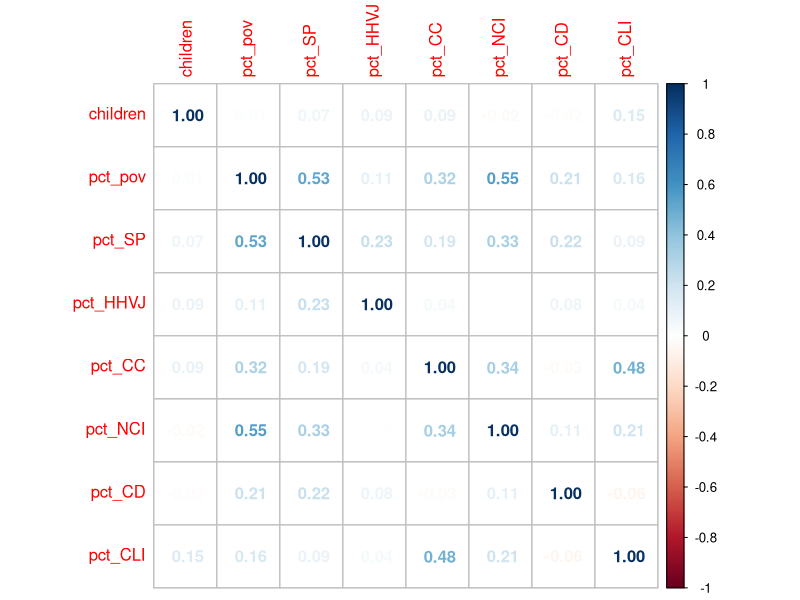
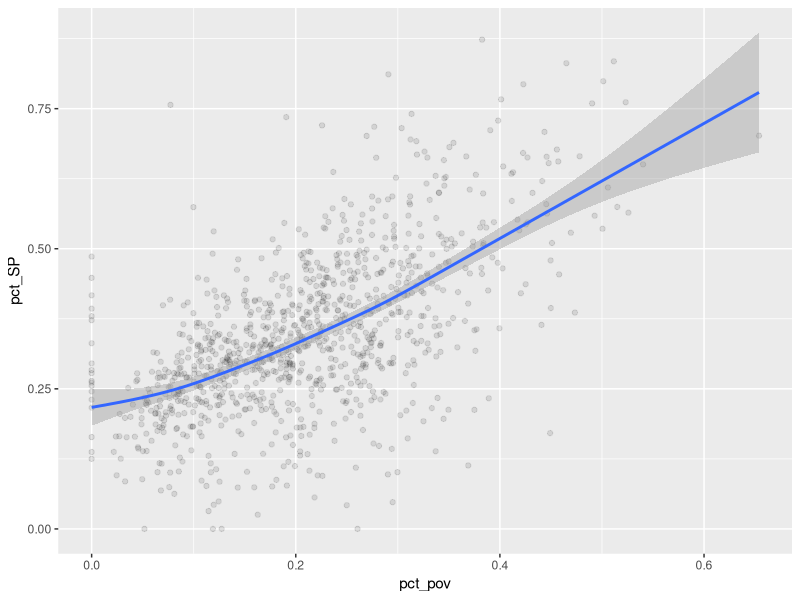
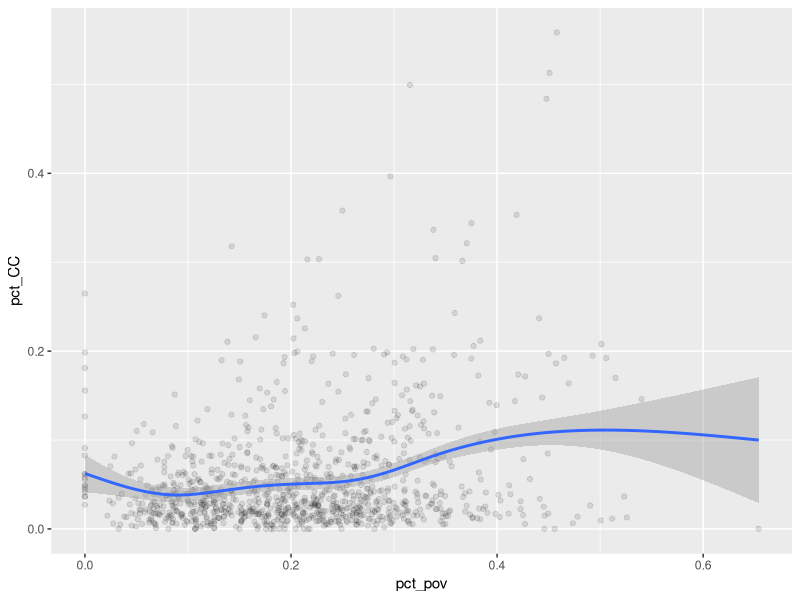
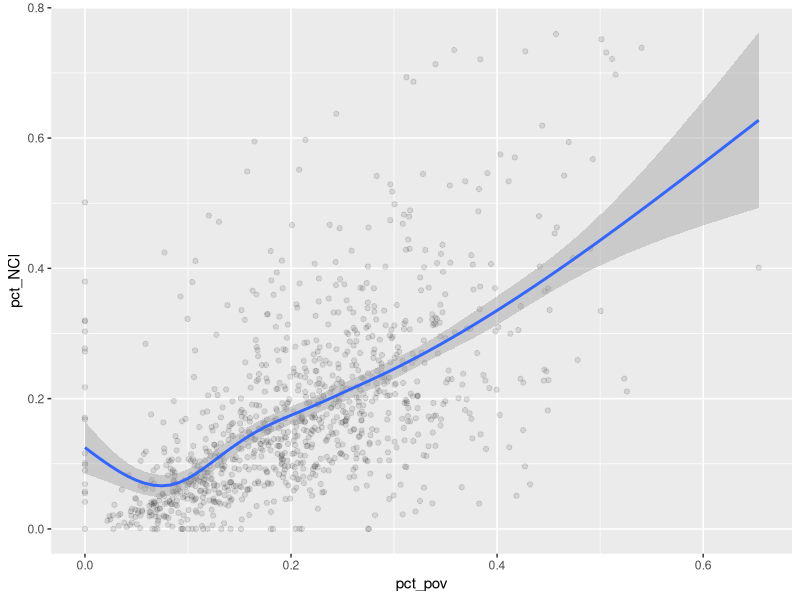
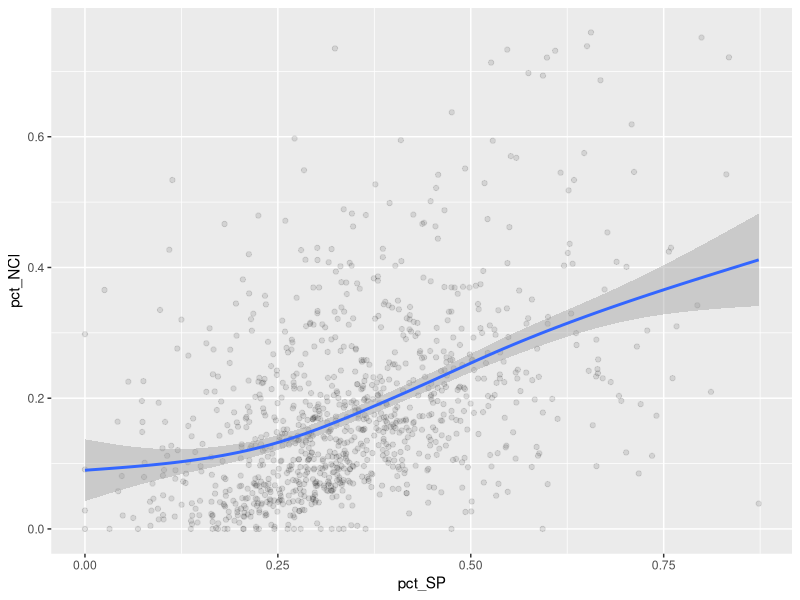
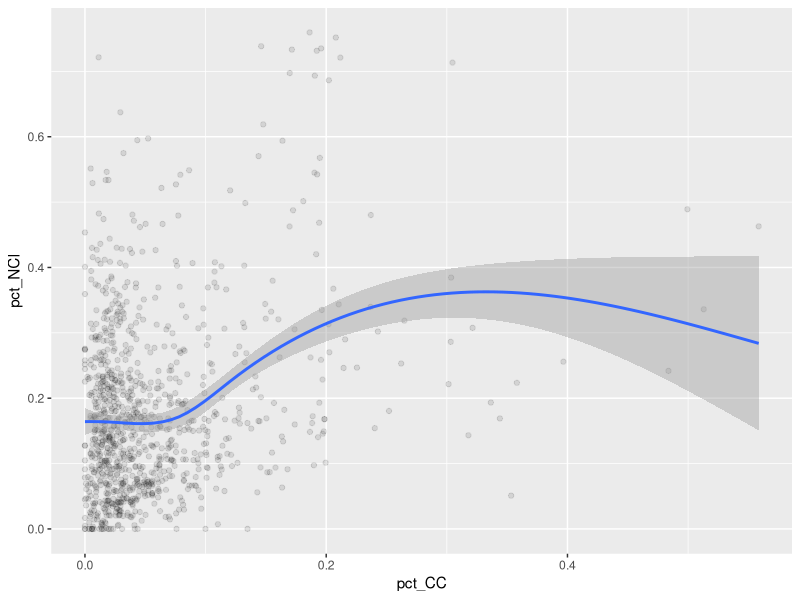
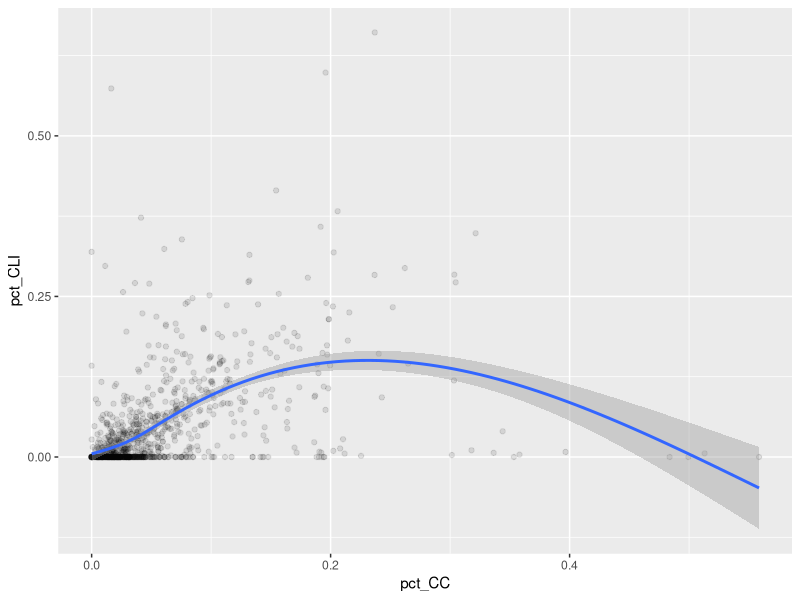
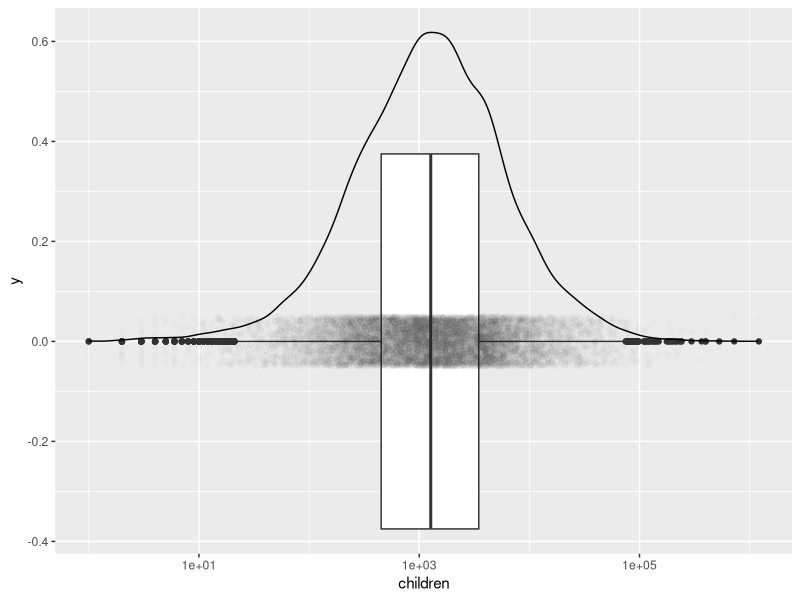

R code for these plots, in order:
## ---- chunk 1
knitr::opts_chunk$set(echo = TRUE)
## ---- chunk 2
library(tidyverse)
library(readxl)
library(corrplot)
## ---- chunk 3
district_data <- read_excel("NHGIS_District_data.xlsx")
## ---- chunk 4
names(district_data)
## ---- chunk 5
names_list <- c(
    "school_ID", 
    "state", 
    "dist",  # Geographic School District 
    "children", # Children 5-17 (SAIPE Estimate)
    "pct_pov", # % Poverty (SAIPE Estimate)
    "pct_SP", # % Single Parent Estimate
    "SP_MOE", # Single Parent Margin of Error
    "pct_HHVJ", # % HHs With Vulnerable Job Estimate
    "HHVJ_MOE", # Vulnerable Job Margin of Error
    "pct_CC", # % Crowded Conditions Estimate
    "CC_MOE", # HH With Crowded Conditions Margin of Error
    "pct_NCI", # % No Computer or Internet Estimate
    "nci_MOE", # No Computer or Internet Margin of Error
    "pct_CD", # % Children with Disability
    "CD_MOE", # Children with Disability Margin of Error
    "pct_CLI", # % Linguistically Isolated Children
    "CLI_MOE" # Linguistically Isolated Children Margin of Error
)
names(district_data) <- names_list
district_pcts <- district_data %>%
    select(-ends_with("MOE")) 
## ---- chunk 6
district_data %>% 
    is.na() %>% 
    colSums()
## ---- chunk 7
district_pcts[,4:ncol(district_pcts)] %>% 
    cor() %>%
    corrplot(method = "number")
## ---- chunk 8
district_data %>% 
    filter(pct_pov == 1) %>% 
    arrange(pct_pov) %>%
    select(state, dist, children, pct_pov)
## ---- chunk 9
district_filtered <- district_data %>%
    filter(children > 100)
nrow(district_data) - nrow(district_filtered)

ggplot(district_filtered[sample(1000),],
       aes(x = pct_pov, 
           y = pct_SP
       )) + 
    geom_point(alpha = 0.1) + 
    geom_smooth()

ggplot(district_filtered[sample(1000),],
       aes(x = pct_pov, 
           y = pct_CC
       )) + 
    geom_point(alpha = 0.1) + 
    geom_smooth()

ggplot(district_filtered[sample(1000),],
       aes(x = pct_pov, 
           y = pct_NCI
       )) + 
    geom_point(alpha = 0.1) + 
    geom_smooth()

ggplot(district_filtered[sample(1000),],
       aes(x = pct_SP, 
           y = pct_NCI
       )) + 
    geom_point(alpha = 0.1) + 
    geom_smooth()

ggplot(district_filtered[sample(1000),],
       aes(x = pct_CC, 
           y = pct_NCI
       )) + 
    geom_point(alpha = 0.1) + 
    geom_smooth()

ggplot(district_filtered[sample(1000),],
       aes(x = pct_CC, 
           y = pct_CLI
       )) + 
    geom_point(alpha = 0.1) + 
    geom_smooth()
## ---- chunk 10
summary(district_data$children)
## ---- chunk 11
district_data %>% 
    filter(children > 0) %>%
    ggplot(aes(x = children)) + 
    geom_boxplot() + 
    geom_jitter(aes(y = 0), alpha = 0.01, height = 0.05) + 
    scale_x_log10() + 
    geom_density()
## ---- chunk 12
district_data %>% 
    select(state, dist, children) %>%
    arrange(desc(children)) %>%
    head(5)
